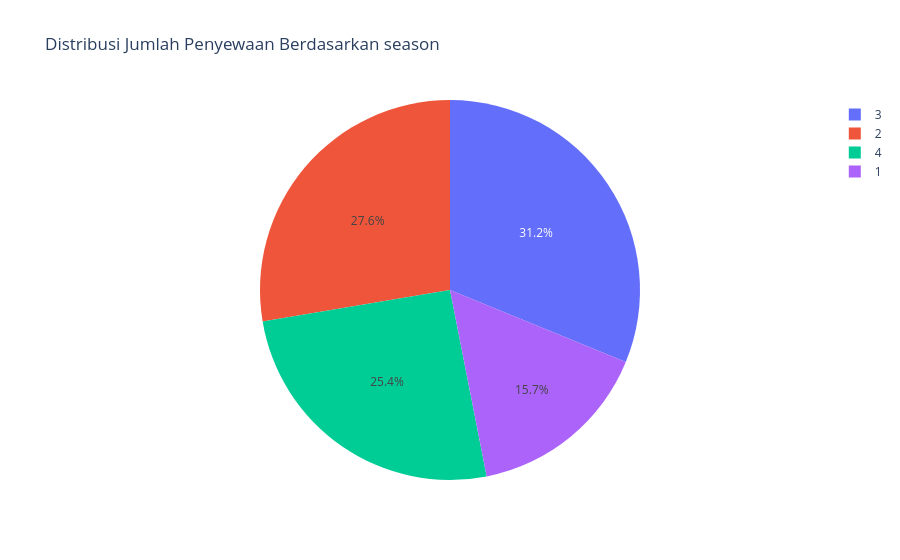
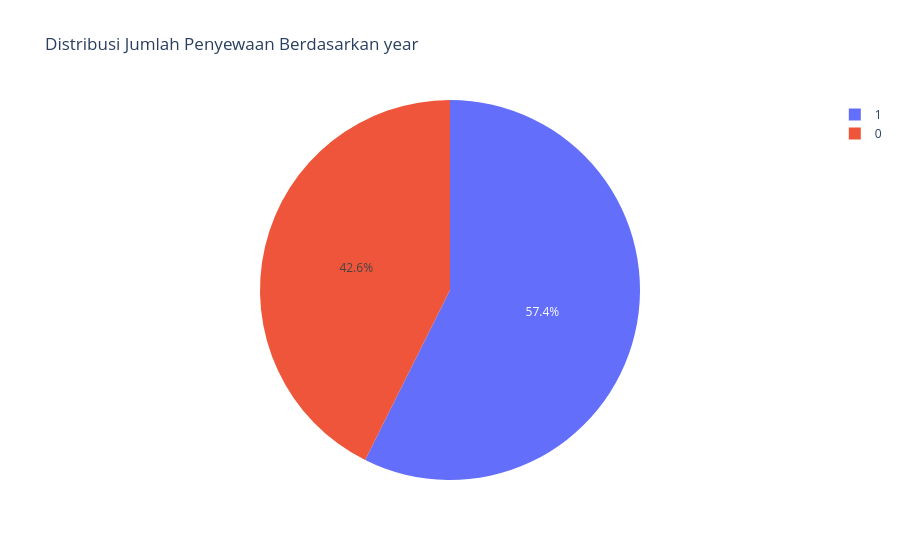
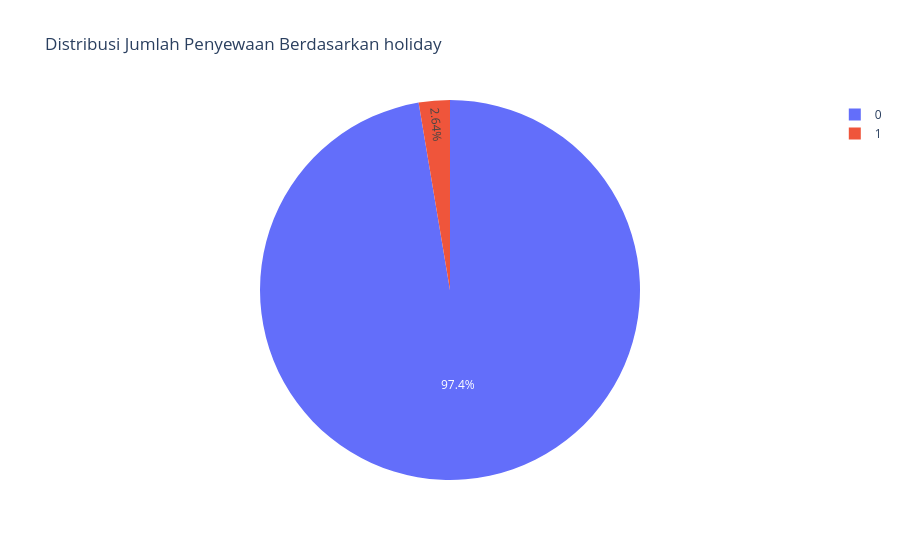
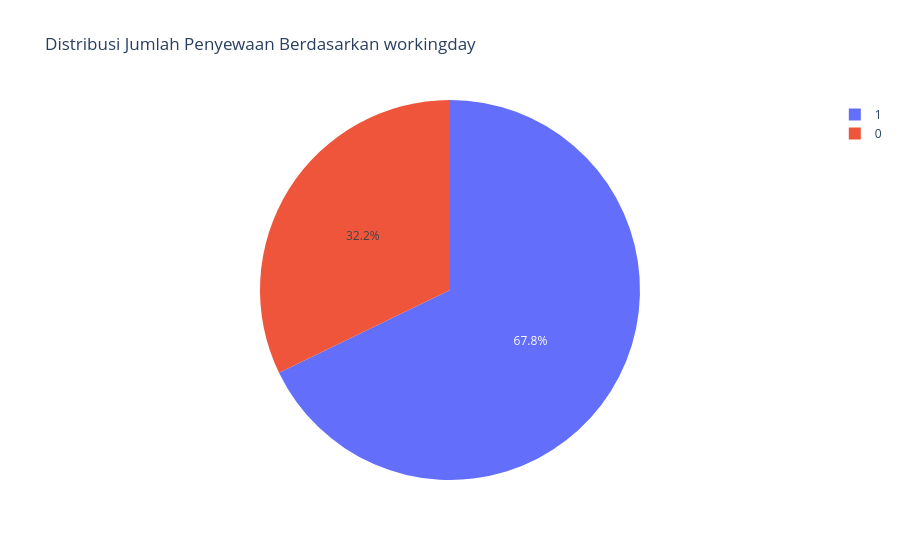

These figures' notebook cell, in order:
### Code cell
w = ['season', 'year', 'holiday', 'workingday', 'weather_condition']

for w in w:
    fig = px.pie(hour_df, names=w, values='total_count',
                 title=f'Distribusi Jumlah Penyewaan Berdasarkan {w}')
    fig.show()

### Figure 1 — Plotly figure (JSON) as saved in the notebook; plotly's stock layout.template omitted (floating-point values rounded to 4 significant figures; data arrays with more than 128 entries replaced by an {"elided": "..."} marker saying what was removed)
{"data": [{"domain": {"x": [0, 1], "y": [0, 1]}, "hovertemplate": "season=%{label}<br>total_count=%{value}<extra></extra>", "labels": {"elided": "16874 int values"}, "legendgroup": "", "name": "", "showlegend": true, "type": "pie", "values": {"elided": "16874 int values"}}], "layout": {"legend": {"tracegroupgap": 0}, "title": {"text": "Distribusi Jumlah Penyewaan Berdasarkan season"}}}

### Figure 2 — Plotly figure (JSON) as saved in the notebook; plotly's stock layout.template omitted (floating-point values rounded to 4 significant figures; data arrays with more than 128 entries replaced by an {"elided": "..."} marker saying what was removed)
{"data": [{"domain": {"x": [0, 1], "y": [0, 1]}, "hovertemplate": "year=%{label}<br>total_count=%{value}<extra></extra>", "labels": {"elided": "16874 int values"}, "legendgroup": "", "name": "", "showlegend": true, "type": "pie", "values": {"elided": "16874 int values"}}], "layout": {"legend": {"tracegroupgap": 0}, "title": {"text": "Distribusi Jumlah Penyewaan Berdasarkan year"}}}

### Figure 3 — Plotly figure (JSON) as saved in the notebook; plotly's stock layout.template omitted (floating-point values rounded to 4 significant figures; data arrays with more than 128 entries replaced by an {"elided": "..."} marker saying what was removed)
{"data": [{"domain": {"x": [0, 1], "y": [0, 1]}, "hovertemplate": "holiday=%{label}<br>total_count=%{value}<extra></extra>", "labels": {"elided": "16874 int values"}, "legendgroup": "", "name": "", "showlegend": true, "type": "pie", "values": {"elided": "16874 int values"}}], "layout": {"legend": {"tracegroupgap": 0}, "title": {"text": "Distribusi Jumlah Penyewaan Berdasarkan holiday"}}}

### Figure 4 — Plotly figure (JSON) as saved in the notebook; plotly's stock layout.template omitted (floating-point values rounded to 4 significant figures; data arrays with more than 128 entries replaced by an {"elided": "..."} marker saying what was removed)
{"data": [{"domain": {"x": [0, 1], "y": [0, 1]}, "hovertemplate": "workingday=%{label}<br>total_count=%{value}<extra></extra>", "labels": {"elided": "16874 int values"}, "legendgroup": "", "name": "", "showlegend": true, "type": "pie", "values": {"elided": "16874 int values"}}], "layout": {"legend": {"tracegroupgap": 0}, "title": {"text": "Distribusi Jumlah Penyewaan Berdasarkan workingday"}}}
